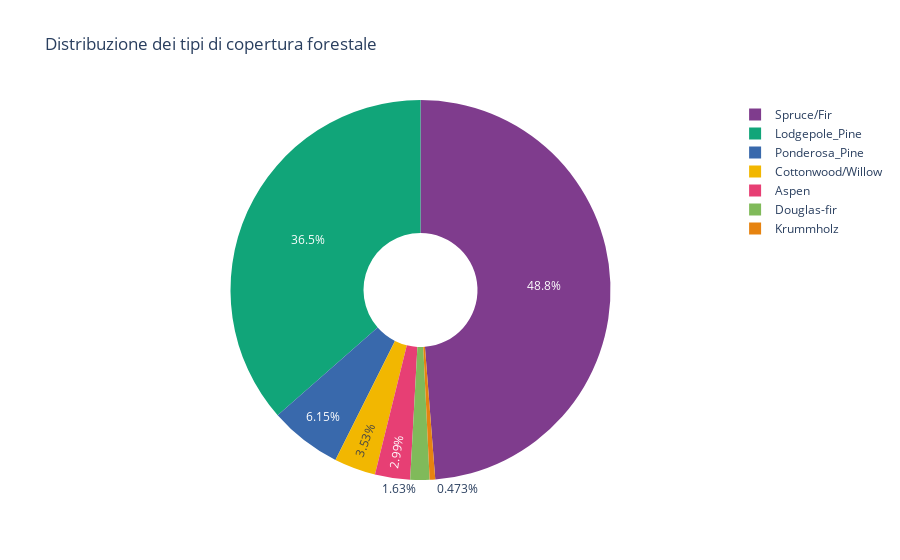

Here is the notebook cell this chart was saved with:
### Markdown cell above
Si vuole ora osservare la distribuzione delle classi da determinare.

### Code cell
fig = go.Figure(
    data = [go.Pie(labels = list(cover_types.values()),
            values = forest_data["Cover_Type"].value_counts(),
            marker = dict(colors = px.colors.qualitative.Bold),
            hole = .3)]
)

fig.update_layout(title = "Distribuzione dei tipi di copertura forestale")
fig.show()

### Figure 1 — Plotly figure (JSON) as saved in the notebook; plotly's stock layout.template omitted (floating-point values rounded to 4 significant figures)
{"data": [{"hole": 0.3, "labels": ["Spruce/Fir", "Lodgepole_Pine", "Ponderosa_Pine", "Cottonwood/Willow", "Aspen", "Douglas-fir", "Krummholz"], "marker": {"colors": ["rgb(127, 60, 141)", "rgb(17, 165, 121)", "rgb(57, 105, 172)", "rgb(242, 183, 1)", "rgb(231, 63, 116)", "rgb(128, 186, 90)", "rgb(230, 131, 16)", "rgb(0, 134, 149)", "rgb(207, 28, 144)", "rgb(249, 123, 114)", "rgb(165, 170, 153)"]}, "type": "pie", "values": [283301, 211840, 35754, 20510, 17367, 9493, 2747]}], "layout": {"autosize": true, "title": {"text": "Distribuzione dei tipi di copertura forestale"}}}
